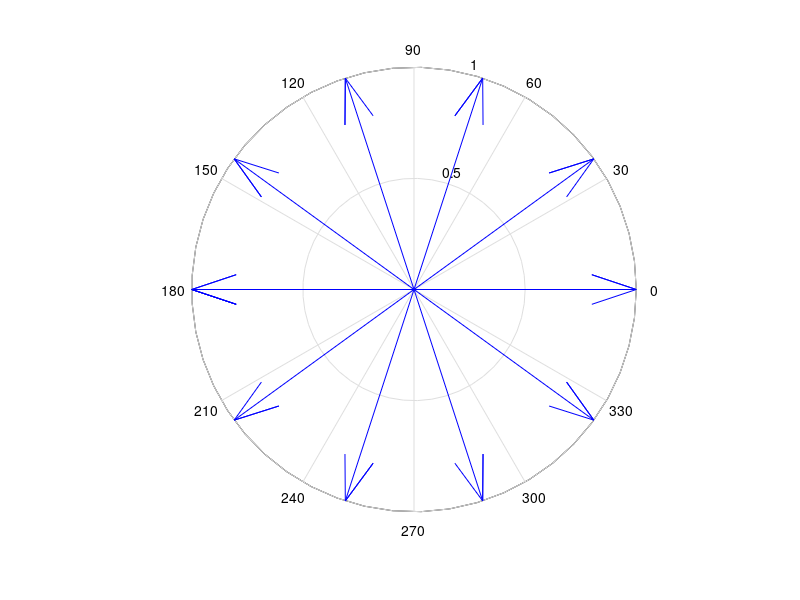

Write the MATLAB code that produced this figure.
% compass
% z = costheta + isintheta,     -pi<=theta<=pi

th = -pi:pi/5:pi ;
zx = cos(th) ;
zy = sin(th) ;
z = zx + i*zy ;
compass(z)
